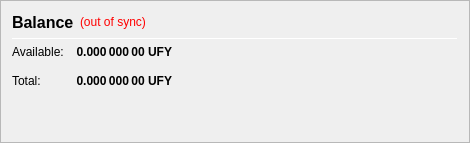
                   <widget class="QFrame" name="frame_CombinedBalances">
                    <property name="minimumSize">
                     <size>
                      <width>470</width>
                      <height>0</height>
                     </size>
                    </property>
                    <property name="frameShape">
                     <enum>QFrame::StyledPanel</enum>
                    </property>
                    <property name="frameShadow">
                     <enum>QFrame::Raised</enum>
                    </property>
                    <layout class="QVBoxLayout" name="verticalLayout_5">
                     <item>
                      <layout class="QHBoxLayout" name="horizontalLayout_5" stretch="0,0,0">
                       <item>
                        <widget class="QLabel" name="label_5z">
                         <property name="minimumSize">
                          <size>
                           <width>0</width>
                           <height>20</height>
                          </size>
                         </property>
                         <property name="font">
                          <font>
                           <pointsize>12</pointsize>
                           <weight>75</weight>
                           <bold>true</bold>
                          </font>
                         </property>
                         <property name="toolTip">
                          <string>Balance (including unconfirmed and immature coins)</string>
                         </property>
                         <property name="text">
                          <string>Balance</string>
                         </property>
                        </widget>
                       </item>
                       <item>
                        <widget class="QLabel" name="labelWalletStatus">
                         <property name="cursor">
                          <cursorShape>WhatsThisCursor</cursorShape>
                         </property>
                         <property name="toolTip">
                          <string>The displayed information may be out of date. Your wallet automatically synchronizes with the UnifyCoin network after a connection is established, but this process has not completed yet.</string>
                         </property>
                         <property name="styleSheet">
                          <string notr="true">QLabel { color: red; }</string>
                         </property>
                         <property name="text">
                          <string notr="true">(out of sync)</string>
                         </property>
                         <property name="alignment">
                          <set>Qt::AlignLeading|Qt::AlignLeft|Qt::AlignVCenter</set>
                         </property>
                        </widget>
                       </item>
                       <item>
                        <spacer name="horizontalSpacer_1">
                         <property name="orientation">
                          <enum>Qt::Horizontal</enum>
                         </property>
                         <property name="sizeHint" stdset="0">
                          <size>
                           <width>40</width>
                           <height>20</height>
                          </size>
                         </property>
                        </spacer>
                       </item>
                      </layout>
                     </item>
                     <item>
                      <widget class="Line" name="line_CombinedBalance">
                       <property name="minimumSize">
                        <size>
                         <width>0</width>
                         <height>1</height>
                        </size>
                       </property>
                       <property name="maximumSize">
                        <size>
                         <width>16777215</width>
                         <height>1</height>
                        </size>
                       </property>
                       <property name="orientation">
                        <enum>Qt::Horizontal</enum>
                       </property>
                      </widget>
                     </item>
                     <item>
                      <layout class="QGridLayout" name="gridLayout_3">
                       <property name="spacing">
                        <number>12</number>
                       </property>
                       <item row="1" column="0">
                        <widget class="QLabel" name="labelBalanceTextz">
                         <property name="text">
                          <string>Available:</string>
                         </property>
                        </widget>
                       </item>
                       <item row="1" column="1">
                        <widget class="QLabel" name="labelBalancez">
                         <property name="font">
                          <font>
                           <weight>75</weight>
                           <bold>true</bold>
                          </font>
                         </property>
                         <property name="cursor">
                          <cursorShape>IBeamCursor</cursorShape>
                         </property>
                         <property name="toolTip">
                          <string>Your current spendable balance</string>
                         </property>
                         <property name="text">
                          <string notr="true">0.000 000 00 UFY</string>
                         </property>
                         <property name="alignment">
                          <set>Qt::AlignRight|Qt::AlignTrailing|Qt::AlignVCenter</set>
                         </property>
                         <property name="textInteractionFlags">
                          <set>Qt::LinksAccessibleByMouse|Qt::TextSelectableByKeyboard|Qt::TextSelectableByMouse</set>
                         </property>
                        </widget>
                       </item>
                       <item row="2" column="0">
                        <widget class="QLabel" name="labelTotalTextz">
                         <property name="text">
                          <string>Total:</string>
                         </property>
                        </widget>
                       </item>
                       <item row="2" column="1">
                        <widget class="QLabel" name="labelTotalz">
                         <property name="font">
                          <font>
                           <weight>75</weight>
                           <bold>true</bold>
                          </font>
                         </property>
                         <property name="cursor">
                          <cursorShape>IBeamCursor</cursorShape>
                         </property>
                         <property name="toolTip">
                          <string>Total Balance, including all unavailable coins.</string>
                         </property>
                         <property name="text">
                          <string notr="true">0.000 000 00 UFY</string>
                         </property>
                         <property name="alignment">
                          <set>Qt::AlignRight|Qt::AlignTrailing|Qt::AlignVCenter</set>
                         </property>
                         <property name="textInteractionFlags">
                          <set>Qt::LinksAccessibleByMouse|Qt::TextSelectableByKeyboard|Qt::TextSelectableByMouse</set>
                         </property>
                        </widget>
                       </item>
                       <item row="2" column="3">
                        <spacer name="horizontalSpacer_2">
                         <property name="orientation">
                          <enum>Qt::Horizontal</enum>
                         </property>
                         <property name="sizeHint" stdset="0">
                          <size>
                           <width>40</width>
                           <height>20</height>
                          </size>
                         </property>
                        </spacer>
                       </item>
                      </layout>
                     </item>
                     <item>
                      <spacer name="verticalSpacer_1">
                       <property name="orientation">
                        <enum>Qt::Vertical</enum>
                       </property>
                       <property name="sizeHint" stdset="0">
                        <size>
                         <width>20</width>
                         <height>40</height>
                        </size>
                       </property>
                      </spacer>
                     </item>
                    </layout>
                   </widget>
